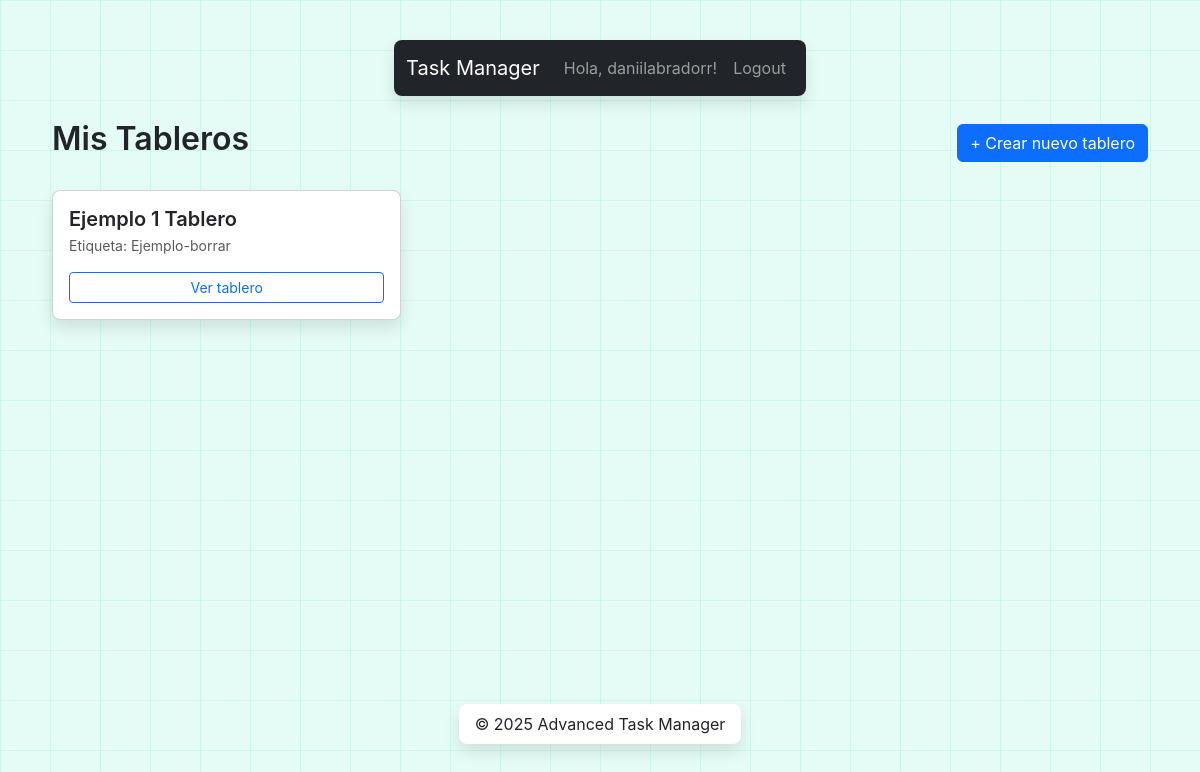
The page / (signed in) on the database as committed earlier.
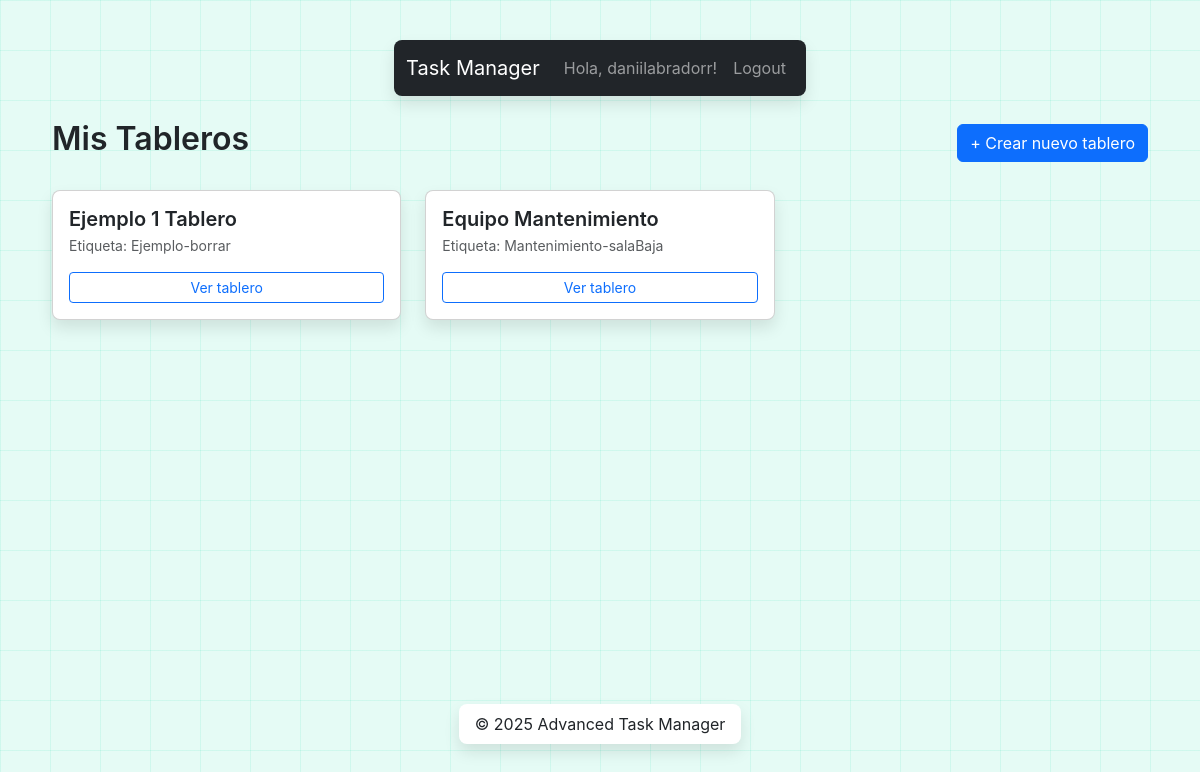
The same page on the database as committed later.
### boards/models.py (models this page shows, shortened)
class Board(models.Model):
    name = models.CharField(max_length=100)
    slug = models.SlugField(unique=True)
    owner = models.ForeignKey(settings.AUTH_USER_MODEL, related_name='owned_boards', on_delete=models.CASCADE)
    members = models.ManyToManyField(settings.AUTH_USER_MODEL,related_name='boards', blank=True)
    created = models.DateTimeField(auto_now_add=True)
    updated = models.DateTimeField(auto_now=True)

### boards/views.py (the view)
# urls.py: path('', BoardListView.as_view(), name='list'),
class BoardListView(LoginRequiredMixin, ListView):
    model = Board
    template_name = 'boards/board_list.html'
    context_object_name = 'boards'
    def get_queryset(self):
        return Board.objects.filter(
            Q(owner=self.request.user) |     # uso Q directamente
            Q(members=self.request.user)
        ).distinct()

### templates/boards/board_list.html (shortened to what this page needs)
{% extends 'base.html' %}
{% load static %}
{% block content %}
  <div class="d-flex justify-content-between align-items-center mb-4">
    <h2>Mis Tableros</h2>
    <a href="{% url 'boards:create' %}" class="btn btn-primary">
      + Crear nuevo tablero
    </a>
  </div>
  {% if boards %}
    <div class="row row-cols-1 row-cols-md-3 g-4">
      {% for board in boards %}
        <div class="col">
          <div class="card h-100">
            <div class="card-body d-flex flex-column">
              <h5 class="card-title mb-1">{{ board.name }}</h5>
              <p class="text-muted mb-3 small">Etiqueta: {{ board.slug }}</p>
              <a href="{% url 'boards:detail' board.slug %}"
                 class="mt-auto btn btn-sm btn-outline-primary">
                Ver tablero
              </a>
            </div>
          </div>
        </div>
      {% endfor %}
    </div>
  {% else %}
    <div class="alert alert-info">
      No tienes tableros creados aún.
      <a href="{% url 'boards:create' %}" class="alert-link">Crea uno</a>.
    </div>
  {% endif %}
{% endblock %}

Rows that differ between the two databases and show on the page:
added Board: name "Equipo Mantenimiento", slug "Mantenimiento-salaBaja"
